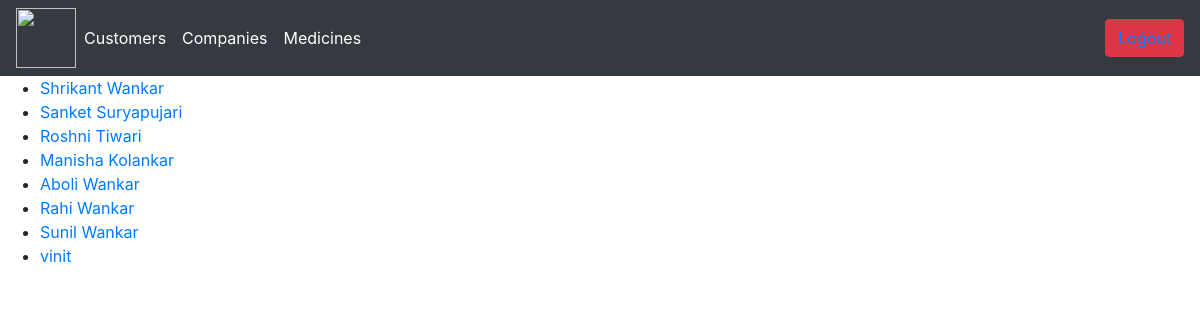
/viewcustomer (signed in), run on the app's committed database.
### management/models.py (models this page shows, shortened)
class Customer(models.Model):
    id=models.AutoField(primary_key=True)
    user = models.OneToOneField(User, null=True, blank=True, on_delete=models.CASCADE)
    name=models.CharField(max_length=200)
    phone=models.CharField(max_length=200)
    address=models.CharField(max_length=200)
    email=models.EmailField(default='pict123@gmail.com')
    prescribed_doc_name=models.CharField(max_length=200,null=True)

### management/decorators.py (the view)
        def wrapper_func(request,*args,**kwargs):
            group=None
            if request.user.groups.exists():
                group=request.user.groups.all()[0].name
            print(group)
            if group in allowed_roles:
                print("working")
                return view_func(request, *args, **kwargs)
            if group=='owner':
                return redirect('dashboard')
            else:
                return HttpResponse('You are not authorized to view the page')

### management/views.py (called while the page is built)
@login_required(login_url='loginpage')
@allowed_users(allowed_roles=['owner'])
def viewcustomer(request):
    customers=Customer.objects.all()
    context={'customers':customers}
    return render(request,'managemet/viewcustomer.html',context)

### templates/managemet/viewcustomer.html
{%  extends 'managemet/adminmain2.html' %}
{% block content %}
    <ul>
        {% for i in customers %}
        <li>
            <a href="{% url 'viewcustprofile' i.id %}">{{i.name}}</a>
        </li>
        {% endfor %}
    </ul>
{% endblock %}

### data on the page
Customer: name "Shrikant Wankar"
Customer: name "Sanket Suryapujari"
Customer: name "Roshni Tiwari"
Customer: name "Manisha Kolankar"
Customer: name "Aboli Wankar"
Customer: name "Rahi Wankar"
Customer: name "Sunil Wankar"
Customer: name "vinit"
